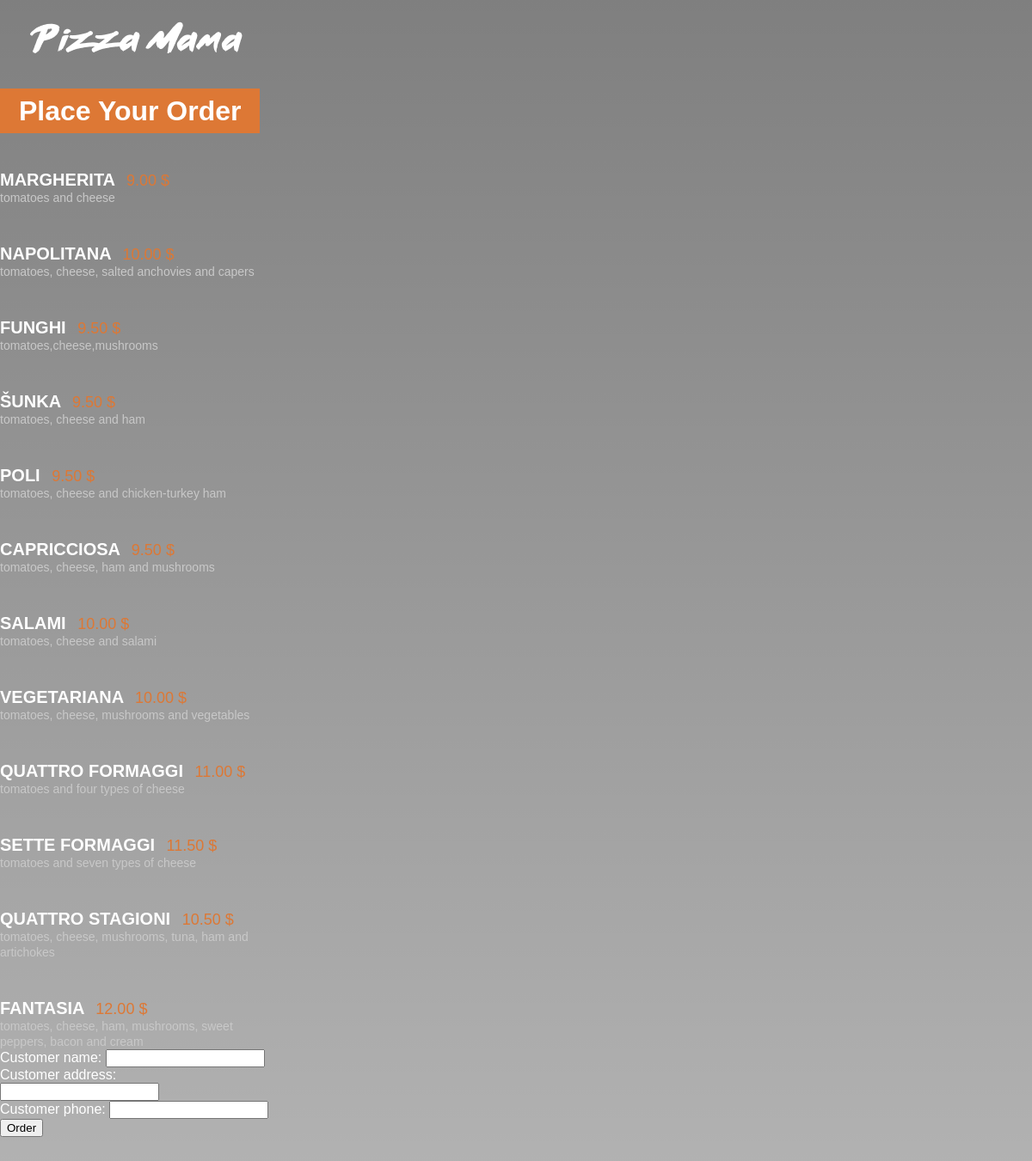
Page /main/make-an-order/ on the committed database.
### main/models.py (models this page shows, shortened)
class Pizza(models.Model):
    name = models.CharField(max_length=20)
    ingredients = models.CharField(max_length=400)
    price = models.FloatField(default=0)
    vegetarian = models.BooleanField(default=False)

### main/views.py (the view)
# urls.py: path('make-an-order/', views.order_view, name='order'),
def order_view(request):
    pizzas = Pizza.objects.all()
    if request.method == 'POST':
        form = OrderForm(request.POST)
        if form.is_valid():
            form.save()
            return HttpResponse('votre commande a ete enregistre')
        else:
            return HttpResponse('form not valid')
    else:
        form = OrderForm()
    return render(request, 'main/order_form.html', {'pizzas': pizzas, 'form': form})

### main/forms.py (shortened to what this page needs)
class OrderForm(forms.ModelForm):
    class Meta:
        model = Order
        fields = ['customer_name', 'customer_phone', 'customer_address']
    pizzas = forms.ModelMultipleChoiceField(queryset=Pizza.objects.all(), widget=forms.CheckboxSelectMultiple)
    quantities = forms.TypedMultipleChoiceField(choices=[(str(i), i) for i in range(1, 11)], coerce=int, initial=1, widget=forms.CheckboxSelectMultiple)

### templates/main/order_form.html (shortened to what this page needs)
<!DOCTYPE html>
{% load static %}
<html lang="en">
<head>
    <link rel="stylesheet" href="{% static 'styles.css' %}">
</head>
<body class="order-page">
    <header>
        <a href="{% url 'main:menu' %}"> <img src="{% static 'small_logo.png' %}" alt="Logo" id="logo_image" /></a>
    </header>
    <div id="main_title">
        <h1> Place Your Order </h1>
    </div>
    <form class="site-form" action="{% url 'main:order' %}" method="post">
         <div class="pizza_list">
            {% for pizza in pizzas %}
            <div class="menu_element">
                <span class="menu_item_name"> {{pizza.name}} </span>
                <span class="menu_item_price"> {{pizza.price | floatformat:2}} $</span>
                <div>
                    <span class="menu_item_ingredients"> {{pizza.ingredients}} </span>
            {% endfor %}
         </div>
            <div>
            {{ form.customer_name.label_tag }} {{ form.customer_name }}
        </div>
        <div>
            {{ form.customer_address.label_tag }} {{ form.customer_address }}
        </div>
        <div>
            {{ form.customer_phone.label_tag }} {{ form.customer_phone }}
        </div>
            <input type="submit" value="Order">
    </form>
</body>
</html>

### assets/styles.css (style rules this page uses)
h1 { background-color: #DD7835; display: inline; padding: 8px 22px; }
a { color: #C8C8C8; }
#logo_image { margin-top: 25px; margin-left: 35px; }
#main_title { margin-top: 45px; margin-bottom: 50px; }
.menu_element { margin-top: 45px; margin-bottom: 45px; width: 320px; }
.menu_item_name { font-weight: bold; font-size: 20px; }
.menu_item_price { font-size: 18px; margin-left: 8px; color: #DD7835; }
.menu_item_ingredients { font-size: 14px; color: #C8C8C8; }
body.order-page { background: linear-gradient(0deg, rgba(0, 0, 0, 0.3), rgba(0, 0, 0, 0.5)), url("Pizza-3007395.jpg") no-repeat; -webkit-background-size: cover; -moz-background-size: cover; -o-background-size: cover; background-size: cover; color: white; margin: 0px; font-family: Arial; }

### rows in the picture
Pizza: name "MARGHERITA", ingredients "tomatoes and cheese"
Pizza: name "NAPOLITANA", ingredients "tomatoes, cheese, salted anchovies and capers"
Pizza: name "FUNGHI", ingredients "tomatoes,cheese,mushrooms"
Pizza: name "ŠUNKA", ingredients "tomatoes, cheese and ham"
Pizza: name "POLI", ingredients "tomatoes, cheese and chicken-turkey ham"
Pizza: name "CAPRICCIOSA", ingredients "tomatoes, cheese, ham and mushrooms"
Pizza: name "SALAMI", ingredients "tomatoes, cheese and salami"
Pizza: name "VEGETARIANA", ingredients "tomatoes, cheese, mushrooms and vegetables"
Pizza: name "QUATTRO FORMAGGI", ingredients "tomatoes and four types of cheese"
Pizza: name "SETTE FORMAGGI", price "11.50", ingredients "tomatoes and seven types of cheese"
Pizza: name "QUATTRO STAGIONI", price "10.50", ingredients "tomatoes, cheese, mushrooms, tuna, ham and artichokes"
Pizza: name "FANTASIA", price "12.00", ingredients "tomatoes, cheese, ham, mushrooms, sweet peppers, bacon and cream"
